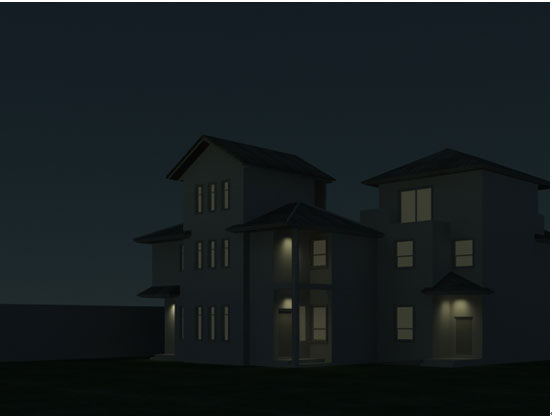
//> input picture HistogramProcessing/OpenCV/Histogram/origin.jpg, 552 x 416 px
$ ./Histogram   (built with g++ and OpenCV 4)
//> lines starting //> are read from the running program, lines starting //| are printed output that depends on the picture; after the words box and inside, x2 and y2 are one past the last pixel; in counts of white or black regions, pixels touching at a corner belong together
#include "opencv2/core.hpp"
#include"opencv2/imgproc/imgproc.hpp"
#include "opencv2/highgui.hpp"
#include<iostream>
using namespace cv;
using namespace std;
int main()
{
    Mat image=imread("origin.jpg",0);
//> image: 416 rows x 552 cols, CV_8UC1; min 0, max 255, mean 27.2
   imshow("origin",image);
   if(!image.data){ printf("Can not load image");return -1;}
   //定义变量
   MatND  dstHist;   //在cv中用CvHistogram *hist=cvCreateHist
   int dims=1;
   float hranges[]={0,255};
   const float*ranges[]={hranges};
   int size=256;
   int channels=0;
   //计算图像的直方图
   calcHist(&image,//输入的数组
              1, //数组个数为1
              &channels,//通道索引
                   Mat(), //不使用掩膜
                dstHist,//输出的目标直方图
                    dims,//需要计算的直方图维数
                    &size,//存放维度的直方图尺寸的数组
                    ranges);//每一维数值的取值范围的数组
//> dstHist = 256 values, max 36352 at index 28, min 0 at index 138, mean 891.5
   int scale=1;
   Mat dstimage(size*scale,size,CV_8U,Scalar(0));
   //获取最大值和最小值
   double minValue=0;
   double maxValue=0;
   minMaxLoc(dstHist,&minValue,&maxValue,0,0);
//> maxValue = 36352
   //cvGetMinMaxHistValue()
   int hpt=saturate_cast<int>(0.9*size);//设置最大峰值为图像高度的90%
   for(int i=0;i<256;i++)
   {
       float binValue=dstHist.at<float>(i); //注意hist中是float，获取直方图直条的值
       int  realValue=saturate_cast<int>(binValue*hpt/maxValue);//绘制直方图的高度
      //正式进行绘制
       rectangle(dstimage,Point(i*scale,size-1),Point((i+1)*scale-1,size-realValue),Scalar(255));
    }
//> this loop made 256 passes
//> (binValue, realValue) on passes 1 to 3: (6, 0), (1, 0), (7, 0)
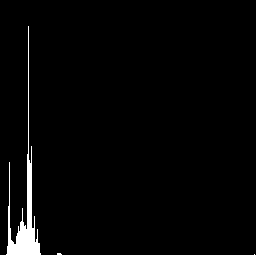
//> dstimage: 256 rows x 256 cols, CV_8UC1; 2.5% white; 1 white region, box (x1, y1, x2, y2) and area: (0, 26, 256, 256) 1635
imshow("histogram",dstimage);
   waitKey(0);
   return 0;
  }
